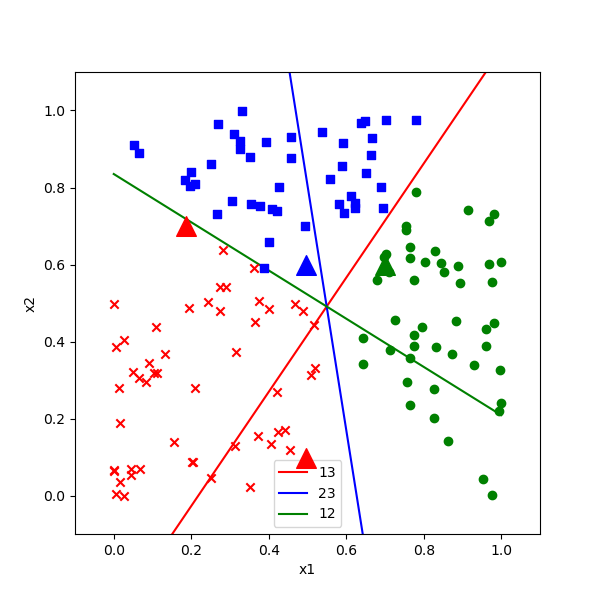

Reproduce this figure in Python.
# Copyright (c) Microsoft. All rights reserved.
# Licensed under the MIT license. See LICENSE file in the project root for full license information.

import numpy as np
import matplotlib.pyplot as plt
from pathlib import Path
import math

from HelperClass.NeuralNet_1_2 import *
from HelperClass.Visualizer_1_0 import *

file_name = "ch07.npz"

def ShowData(X,Y):
    fig = plt.figure(figsize=(6,6))
    DrawThreeCategoryPoints(X[:,0], X[:,1], Y[:], xlabel="x1", ylabel="x2", show=True)

def ShowResult(X,Y,xt,yt):
    fig = plt.figure(figsize=(6,6))
    DrawThreeCategoryPoints(X[:,0], X[:,1], Y[:], xlabel="x1", ylabel="x2", show=False)

    b13 = (net.B[0,0] - net.B[0,2])/(net.W[1,2] - net.W[1,0])
    w13 = (net.W[0,0] - net.W[0,2])/(net.W[1,2] - net.W[1,0])

    b23 = (net.B[0,2] - net.B[0,1])/(net.W[1,1] - net.W[1,2])
    w23 = (net.W[0,2] - net.W[0,1])/(net.W[1,1] - net.W[1,2])

    b12 = (net.B[0,1] - net.B[0,0])/(net.W[1,0] - net.W[1,1])
    w12 = (net.W[0,1] - net.W[0,0])/(net.W[1,0] - net.W[1,1])

    x = np.linspace(0,1,2)
    y = w13 * x + b13
    p13, = plt.plot(x,y,c='r')

    x = np.linspace(0,1,2)
    y = w23 * x + b23
    p23, = plt.plot(x,y,c='b')

    x = np.linspace(0,1,2)
    y = w12 * x + b12
    p12, = plt.plot(x,y,c='g')

    plt.legend([p13,p23,p12], ["13","23","12"])
    plt.axis([-0.1,1.1,-0.1,1.1])

    DrawThreeCategoryPoints(xt[:,0], xt[:,1], yt[:], xlabel="x1", ylabel="x2", show=True, isPredicate=True)

# 主程序
if __name__ == '__main__':
    num_category = 3
    reader = DataReader_1_3(file_name)
    reader.ReadData()
    reader.ToOneHot(num_category, base=1)
    # show raw data before normalization
    ShowData(reader.XRaw, reader.YTrain)
    reader.NormalizeX()

    num_input = 2
    params = HyperParameters_1_1(num_input, num_category, eta=0.1, max_epoch=200000, batch_size=10, eps=1e-3, net_type=NetType.MultipleClassifier)
    net = NeuralNet_1_2(params)
    net.train(reader, checkpoint=1)

    xt_raw = np.array([5,1,7,6,5,6,2,7]).reshape(4,2)
    xt = reader.NormalizePredicateData(xt_raw)
    output = net.inference(xt)
    print(output)

    ShowResult(reader.XTrain, reader.YTrain, xt, output)

    # 训练了200000次后，才得到比较符合直觉的结果：
    # W= [[-10.04642932 -51.32307016  61.36949948]
    # [ 38.02451002 -27.88234765 -10.14216237]]
    # B= [[-13.14446463  41.88911348 -28.74464886]]
    # [[5.78288310e-13 9.99997994e-01 2.00630081e-06]
    # [3.90996506e-03 6.29728655e-09 9.96090029e-01]
    # [9.92332966e-01 7.55612554e-03 1.10908762e-04]
    # [2.30968694e-01 7.69031306e-01 5.98063091e-17]]
